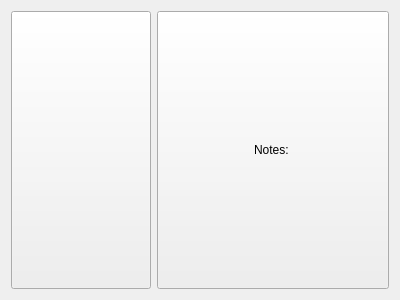
<?xml version="1.0" encoding="UTF-8"?>
<ui version="4.0">
 <class>EdgeWidget</class>
 <widget class="QWidget" name="EdgeWidget">
  <property name="geometry">
   <rect>
    <x>0</x>
    <y>0</y>
    <width>400</width>
    <height>300</height>
   </rect>
  </property>
  <property name="windowTitle">
   <string>Form</string>
  </property>
  <layout class="QHBoxLayout" name="horizontalLayout" stretch="0,1">
   <item>
    <widget class="QToolButton" name="rotationButton">
     <property name="sizePolicy">
      <sizepolicy hsizetype="Preferred" vsizetype="Expanding">
       <horstretch>0</horstretch>
       <verstretch>0</verstretch>
      </sizepolicy>
     </property>
     <property name="minimumSize">
      <size>
       <width>140</width>
       <height>0</height>
      </size>
     </property>
     <property name="maximumSize">
      <size>
       <width>140</width>
       <height>16777215</height>
      </size>
     </property>
     <property name="text">
      <string/>
     </property>
     <property name="checkable">
      <bool>true</bool>
     </property>
    </widget>
   </item>
   <item>
    <widget class="QStackedWidget" name="stackedWidget">
     <property name="currentIndex">
      <number>1</number>
     </property>
     <widget class="QWidget" name="clockwizePage">
      <layout class="QGridLayout" name="gridLayout_3" columnstretch="0">
       <property name="leftMargin">
        <number>0</number>
       </property>
       <property name="topMargin">
        <number>0</number>
       </property>
       <property name="rightMargin">
        <number>0</number>
       </property>
       <property name="bottomMargin">
        <number>0</number>
       </property>
       <property name="spacing">
        <number>0</number>
       </property>
       <item row="0" column="0">
        <widget class="QPushButton" name="clockwizeButton">
         <property name="sizePolicy">
          <sizepolicy hsizetype="Minimum" vsizetype="Preferred">
           <horstretch>0</horstretch>
           <verstretch>0</verstretch>
          </sizepolicy>
         </property>
         <property name="text">
          <string>Notes: </string>
         </property>
        </widget>
       </item>
      </layout>
     </widget>
     <widget class="QWidget" name="antiClockwizePage">
      <layout class="QGridLayout" name="gridLayout_4" rowstretch="0" columnstretch="0">
       <property name="leftMargin">
        <number>0</number>
       </property>
       <property name="topMargin">
        <number>0</number>
       </property>
       <property name="rightMargin">
        <number>0</number>
       </property>
       <property name="bottomMargin">
        <number>0</number>
       </property>
       <property name="spacing">
        <number>0</number>
       </property>
       <item row="0" column="0">
        <widget class="QPushButton" name="antiClockwizeButton">
         <property name="sizePolicy">
          <sizepolicy hsizetype="Minimum" vsizetype="Preferred">
           <horstretch>0</horstretch>
           <verstretch>0</verstretch>
          </sizepolicy>
         </property>
         <property name="text">
          <string>Notes: </string>
         </property>
        </widget>
       </item>
      </layout>
     </widget>
    </widget>
   </item>
  </layout>
 </widget>
 <resources/>
 <connections/>
</ui>
